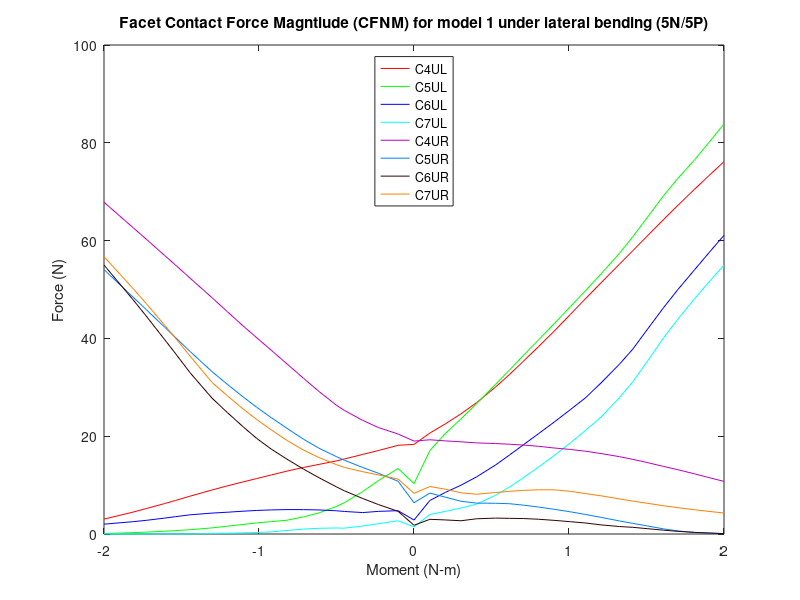

The MATLAB source for this figure:
%% Facet contact force magnitude (N)
% model1_slideslide_Tether/5N & 5P
clear all;
%% 5P
figure (5)

c4ulxp=[2 2.05126 2.10091 2.15165 2.20195 2.26309 2.30825 2.35242 2.40115 2.45206 2.50453 2.55201 2.60315 2.66299 2.70555 2.75188 2.8058 2.85226 2.9048 2.95124 3 ]-2;
c4ulyp=[18.3241 20.6478 22.5128 24.5785 26.864 30.0552 32.6355 35.2954 38.289 41.4822 44.9071 48.0347 51.3592 55.1908 57.9153 60.9053 64.3561 67.2804 70.4854 73.2703 76.1551 ];

c4urxp=[2 2.05126 2.10091 2.15165 2.20195 2.26309 2.30825 2.35242 2.40115 2.45206 2.50453 2.55201 2.60315 2.66299 2.70555 2.75188 2.8058 2.85226 2.9048 2.95124 3 ]-2;
c4uryp=[18.9974 19.2719 19.0438 18.8544 18.6336 18.4972 18.3598 18.188 17.9415 17.5904 17.2856 16.9405 16.4571 15.8154 15.2684 14.6248 13.806 13.1302 12.3071 11.5359 10.7627 ];

c5ulxp=[2 2.05126 2.10091 2.15165 2.20195 2.26309 2.30825 2.35242 2.40115 2.45206 2.50453 2.55201 2.60315 2.66299 2.70555 2.75188 2.8058 2.85226 2.9048 2.95124 3 ]-2;
c5ulyp=[10.3024 17.0692 20.5298 23.5536 26.6478 30.6027 33.5526 36.4827 39.6619 42.9902 46.4998 49.6693 53.1803 57.4099 60.7674 64.6723 69.2449 72.8002 76.4833 80.0524 83.8574 ];

c5urxp=[2 2.05126 2.10091 2.15165 2.20195 2.26309 2.30825 2.35242 2.40115 2.45206 2.50453 2.55201 2.60315 2.66299 2.70555 2.75188 2.8058 2.85226 2.9048 2.95124 3 ]-2;
c5uryp=[6.39597 8.36918 7.5369 6.6921 6.31616 6.2859 6.19148 5.90838 5.52086 5.0557 4.53564 4.00603 3.40613 2.66797 2.17923 1.65938 1.03729 0.629633 0.316959 0.178003 0.0727998 ];

c6ulxp=[2 2.05126 2.10091 2.15165 2.20195 2.26309 2.30825 2.35242 2.40115 2.45206 2.50453 2.55201 2.60315 2.66299 2.70555 2.75188 2.8058 2.85226 2.9048 2.95124 3 ]-2;
c6ulyp=[2.85077 6.85839 8.5003 9.98241 11.6865 14.1133 16.1615 18.217 20.4931 22.8826 25.4427 27.7899 30.8789 34.746 37.7918 41.7663 46.3549 50.0645 54.0143 57.4994 61.0747 ];

c6urxp=[2 2.05126 2.10091 2.15165 2.20195 2.26309 2.30825 2.35242 2.40115 2.45206 2.50453 2.55201 2.60315 2.66299 2.70555 2.75188 2.8058 2.85226 2.9048 2.95124 3 ]-2;
c6uryp=[1.789 3.00331 2.87843 2.7091 3.11512 3.25026 3.20176 3.1637 3.02012 2.79144 2.5147 2.26128 1.8663 1.52813 1.36704 1.09612 0.775738 0.53675 0.333802 0.203348 0.0828387 ];

c7ulxp=[2 2.05126 2.10091 2.15165 2.20195 2.26309 2.30825 2.35242 2.40115 2.45206 2.50453 2.55201 2.60315 2.66299 2.70555 2.75188 2.8058 2.85226 2.9048 2.95124 3 ]-2;
c7ulyp=[1.45881 3.99094 4.61748 5.31875 6.10698 7.93584 9.60611 11.4715 13.6632 16.023 18.6475 21.1145 23.8944 27.9105 31.0849 35.2309 40.1824 44.0049 48.0779 51.5255 54.9826 ];


c7urxp=[2 2.05126 2.10091 2.15165 2.20195 2.26309 2.30825 2.35242 2.40115 2.45206 2.50453 2.55201 2.60315 2.66299 2.70555 2.75188 2.8058 2.85226 2.9048 2.95124 3 ]-2;
c7uryp=[8.31381 9.71336 9.16099 8.42469 8.13625 8.48067 8.73115 8.92623 9.0416 9.03506 8.72878 8.28279 7.80778 7.1731 6.73888 6.29078 5.76906 5.38105 4.96465 4.62147 4.29517 ];

%% 5N

c4ulxn=-1*[2 2.05126 2.11533 2.16533 2.2247 2.25107 2.30644 2.35622 2.40972 2.46023 2.50711 2.55164 2.60232 2.65142 2.72191 2.77012 2.80437 2.86374 2.90593 2.9903 3 ]+2;
c4ulyn=[18.3241 18.1437 17.0608 16.2761 15.3355 14.9374 14.2375 13.6172 12.8617 12.0755 11.3411 10.6501 9.84048 9.00134 7.74531 6.84564 6.22614 5.20864 4.48328 3.18925 3.07246 ];

c4urxn=-1*[2 2.05126 2.11533 2.16533 2.2247 2.25107 2.30644 2.35622 2.40972 2.46023 2.50711 2.55164 2.60232 2.65142 2.72191 2.77012 2.80437 2.86374 2.90593 2.9903 3 ]+2;
c4uryn=[18.9974 20.4488 21.7817 23.2341 25.2766 26.3755 29.1486 31.8326 34.7865 37.5711 40.1205 42.566 45.4823 48.3198 52.3029 55.0444 56.964 60.2994 62.637 67.3092 67.8503 ];

c5ulxn=-1*[2 2.05126 2.11533 2.16533 2.2247 2.25107 2.30644 2.35622 2.40972 2.46023 2.50711 2.55164 2.60232 2.65142 2.72191 2.77012 2.80437 2.86374 2.90593 2.9903 3 ]+2;
c5ulyn=[10.3024 13.3949 10.8917 8.68761 6.4 5.60457 4.32061 3.50171 2.81835 2.53078 2.26744 1.96199 1.59189 1.25166 0.878652 0.68701 0.56816 0.387291 0.284037 0.0963354 0.0752609 ];

c5urxn=-1*[2 2.05126 2.11533 2.16533 2.2247 2.25107 2.30644 2.35622 2.40972 2.46023 2.50711 2.55164 2.60232 2.65142 2.72191 2.77012 2.80437 2.86374 2.90593 2.9903 3 ]+2;
c5uryn=[6.39597 10.7827 12.4343 13.5993 15.0916 15.8485 17.5417 19.3735 21.6155 23.7873 25.9023 28.0596 30.6171 33.2045 37.2979 40.2314 42.3005 45.8946 48.4191 53.4896 54.0674 ];

c6ulxn=-1*[2 2.05126 2.11533 2.16533 2.2247 2.25107 2.30644 2.35622 2.40972 2.46023 2.50711 2.55164 2.60232 2.65142 2.72191 2.77012 2.80437 2.86374 2.90593 2.9903 3 ]+2;
c6ulyn=[2.85077 4.76738 4.62639 4.38268 4.61191 4.75779 4.9218 4.983 4.99413 4.92413 4.82063 4.66386 4.45536 4.27594 3.92782 3.53762 3.2545 2.79308 2.52098 2.06448 2.01734 ];

c6urxn=-1*[2 2.05126 2.11533 2.16533 2.2247 2.25107 2.30644 2.35622 2.40972 2.46023 2.50711 2.55164 2.60232 2.65142 2.72191 2.77012 2.80437 2.86374 2.90593 2.9903 3 ]+2;
c6uryn=[1.789 4.63465 6.03353 7.25725 8.83954 9.66692 11.5103 13.2642 15.3016 17.3547 19.5293 21.9522 24.8498 27.7813 32.9511 36.9618 39.755 44.5651 47.8885 54.2716 54.9922 ];

c7ulxn=-1*[2 2.05126 2.11533 2.16533 2.2247 2.25107 2.30644 2.35622 2.40972 2.46023 2.50711 2.55164 2.60232 2.65142 2.72191 2.77012 2.80437 2.86374 2.90593 2.9903 3 ]+2;
c7ulyn=[1.45881 2.70787 2.08777 1.64302 1.19407 1.23318 1.17121 1.00854 0.720074 0.43398 0.305772 0.229632 0.158148 0.110282 0.00436437 0.00390539 0.0036676 0.00340712 0.00324846 0.00297408 0.00294429 ];

c7urxn=-1*[2 2.05126 2.11533 2.16533 2.2247 2.25107 2.30644 2.35622 2.40972 2.46023 2.50711 2.55164 2.60232 2.65142 2.72191 2.77012 2.80437 2.86374 2.90593 2.9903 3 ]+2;
c7uryn=[8.31381 11.2247 12.0901 12.7422 13.6148 14.1977 15.6331 17.1581 19.1297 21.2821 23.3902 25.589 28.2764 30.9945 36.3548 40.1173 42.6965 47.1182 50.1712 56.0418 56.6986 ];
%% left

c4xl=2*[flip(c4ulxn(2:21)),c4ulxp];
c4yl=[flip(c4ulyn(2:21)),c4ulyp];
a=plot(c4xl,c4yl,'r');
hold on

c5xl=2*[flip(c5ulxn(2:21)),c5ulxp];
c5yl=[flip(c5ulyn(2:21)),c5ulyp];
b=plot(c5xl,c5yl,'g');
hold on

c6xl=2*[flip(c6ulxn(2:21)),c6ulxp];
c6yl=[flip(c6ulyn(2:21)),c6ulyp];
c=plot(c6xl,c6yl,'b');
hold on

c7xl=2*[flip(c7ulxn(2:21)),c7ulxp];
c7yl=[flip(c7ulyn(2:21)),c7ulyp];
d=plot(c7xl,c7yl,'c');
hold on
%% Right

c4xr=2*[flip(c4urxn(2:21)),c4urxp];
c4yr=[flip(c4uryn(2:21)),c4uryp];
e=plot(c4xr,c4yr,'color',[0.75, 0, 0.75]);
hold on

c5xr=2*[flip(c5urxn(2:21)),c5urxp];
c5yr=[flip(c5uryn(2:21)),c5uryp];
f=plot(c5xr,c5yr,'color',[0 0.5 1]);
hold on

c6xr=2*[flip(c6urxn(2:21)),c6urxp];
c6yr=[flip(c6uryn(2:21)),c6uryp];
g=plot(c6xr,c6yr,'color',[0.2 0 0]);
hold on

c7xr=2*[flip(c7urxn(2:21)),c7urxp];
c7yr=[flip(c7uryn(2:21)),c7uryp];
h=plot(c7xr,c7yr,'color',[1 .5 0]);

leg=[a,b,c,d,e,f,g,h];
title('Facet Contact Force Magntiude (CFNM) for model 1 under lateral bending (5N/5P)')
xlabel('Moment (N-m)')
ylabel('Force (N)')
legend(leg,'C4UL','C5UL','C6UL','C7UL','C4UR','C5UR','C6UR','C7UR','location','north')
